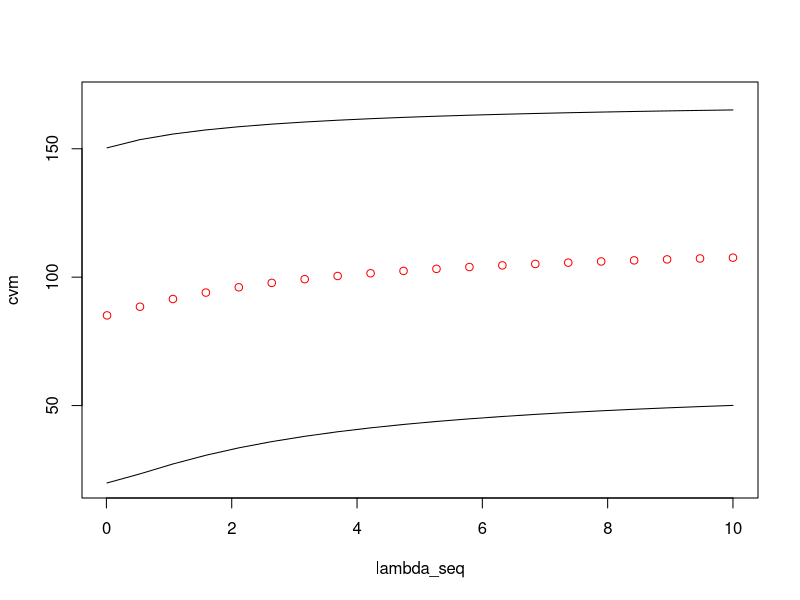

Write R code to recreate this figure.
# Create a toy data example
p = 200
n = 50

# Generate matrix of covariates
library(mnormt)
set.seed(23945)
Sigma = matrix(0.7, p, p) + diag(rep(0.3, p)) # covariance matrix for covariates
X = rmnorm(n, varcov = Sigma)

# Generate response
beta0 = 2 # intercept
sigma = 0.7 # noise standard deviation
beta = runif(p, min = -2, max = 2)
Y = beta0 + X %*% beta + rnorm(n, sd = sigma)


# Split the data into K = 2 folds
# [ToDo] Create idfold vector of length n indicating the fold id, should have 1 or 2 in each position
K = 2
# idfolds = sample(K, size = n, replace = TRUE) # non-equal fold sizes, head(idfolds), table(idfolds)
idfolds = sample(rep(1:K, length.out=n), size=n) # no replacement

# For loop over folds and lambdas
##########################################
lambda_seq = seq(0.01, 10, length.out = 20)
nlambda = length(lambda_seq)
cvm = rep(NA, nlambda) # want to have CV(lambda)
cvse = rep(NA, nlambda) # want to have SE_CV(lambda)
# Feel free to store additional things
# K = 7
cv_folds = matrix(NA, K, nlambda) # fold-specific errors


idfold= sample(rep(1:K, length.out = n), size = n)
for (fold in 1:K){
  #[ToDo] Create training data xtrain and ytrain, everything except fold
  xtrain = X[idfolds != fold, ]
  ytrain = Y[idfolds != fold]
  #[ToDo] Create testing data xtest and ytest, everything in fold
  xtest = X[idfolds == fold, ]
  ytest = Y[idfolds == fold]
  
  #[ToDo] Center training data 
  meanY = mean(ytrain)
  ytrain_centered = ytrain - meanY
  
  xtrain_centered = scale(xtrain, scale = FALSE) # attributes(), ?scale
  meanX = colMeans(xtrain)
  ntrain = nrow(xtrain)
  #[ToDo] For loop over lambdas
  for (i in 1:length(lambda_seq)){
    # [ToDo] Calculate ridge solution
    beta = solve(t(xtrain_centered)%*%xtrain_centered/ntrain + lambda_seq[i]*diag(p), t(xtrain_centered)%*%ytrain_centered/ntrain)
    
    # Get back the intercept: beta0 = barY - bar X^{top}beta
    beta0 = as.numeric(meanY - crossprod(meanX, beta))
    # [ToDo] Complete with anything else you need for cvm and cvse
    cv_folds[fold, i] = mean((ytest - beta0 - xtest %*% beta)^2)
    }
}

# [ToDo] get cvm and cvse from cv_folds
cvm = colMeans(cv_folds)
cvse = apply(cv_folds, 2, FUN = sd)

# Plot the output from above
plot(lambda_seq, cvm, col = "red", ylim = c(20, 170))
lines(lambda_seq, cvm + cvse)
lines(lambda_seq, cvm - cvse)
